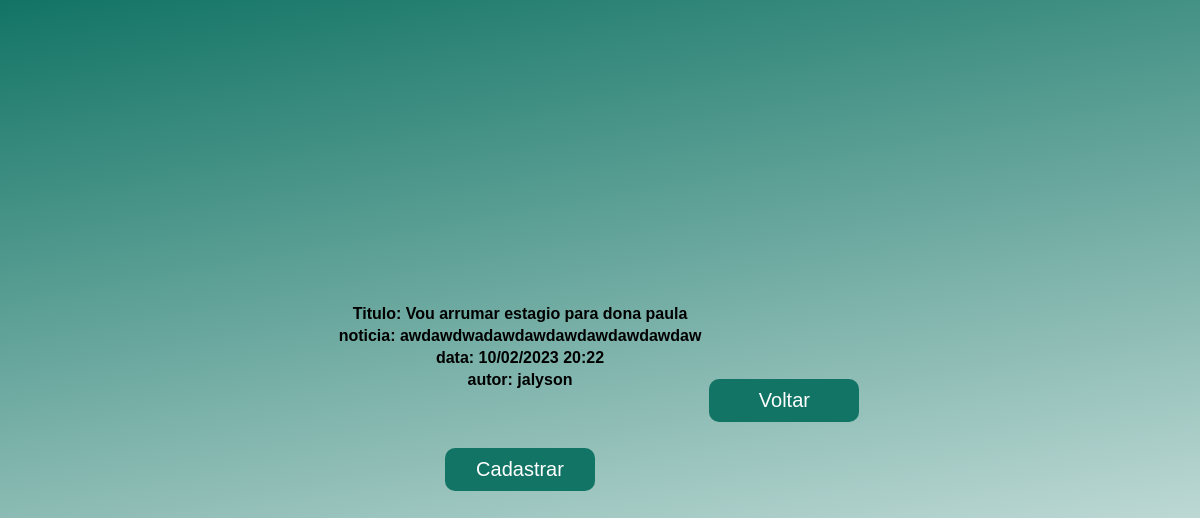
The app's page /painel/ver_noticia.php (signed in) with its own data.
### tables this page shows
CREATE TABLE `noticia` (
  `id` int(11) NOT NULL,
  `titulo` varchar(222) NOT NULL,
  `noticia` varchar(222) NOT NULL,
  `data` varchar(222) NOT NULL,
  `id_func` int(11) NOT NULL
);

CREATE TABLE `loginf` (
  `id` int(11) NOT NULL,
  `login` varchar(255) DEFAULT NULL,
  `senha` varchar(255) DEFAULT NULL
);

### painel/ver_noticia.php (the view, shortened to what this page needs)
<?php
$login = $_SESSION['login'];
$senha = $_SESSION['senha'];
?>
<table>
<?php
require_once ("back_end/connect.php");
    $sql="SELECT  n.titulo,n.noticia,u.login,n.data
    from noticia as n,loginf as u
    WHERE u.id=n.id_func AND u.login='$login' and u.senha='$senha' order by n.data";
$result = $connect->query($sql);
if($result->num_rows > 0){
    while($linha = $result->fetch_assoc()){
        echo "<tr><th>Titulo: ".$linha['titulo'];
        echo "<br>";
        echo "<tr><th>noticia: ".$linha['noticia'];
        echo "<br>";
        echo "<tr><th>data: ".$linha['data'];
        echo "<br>";
        echo "<tr><th>autor: ".$linha['login'];
        echo "<br><br>";
        echo "<br><br>";
        }
    }else{
      echo "<h1>"."Não foi cadastrada nenhuma notícia<br>Clique aqui para cadastrar sua primeira notícia: "."<br>"."</h1>";
    }
?>
<button type="button" class="button" style="vertical-align:middle"><span><a href="c_noticia.php">Cadastrar</a></span></button><p>
</table>
<button type="button" class="button" style="vertical-align:middle"><span><a href="site.php">Voltar</a></span></button><p>

### painel/ver_noticia.php (style rules this page uses)
button { font-family:Arial, Helvetica, sans-serif; }
a { text-decoration: none; color: black; font-family: Arial, Helvetica, sans-serif; }
.button { display: inline-block; border-radius: 10px; background-color: #127465; border: none; color: #FFFFFF; text-align: center; font-size: 20px; padding: 10px; width: 150px; transition: all 0.5s; cursor: pointer; margin: 5px; }
.button span { cursor: pointer; display: inline-block; position: relative; transition: 0.5s; }
.button span:after { content: '\00bb'; position: absolute; opacity: 0; top: 0; right: -20px; transition: 0.5s; }
a { color: #fff; }

### records on screen
noticia: titulo "Vou arrumar estagio para dona paula", noticia "awdawdwadawdawdawdawdawdawdaw", data "10/02/2023 20:22", id_func.login "jalyson"
